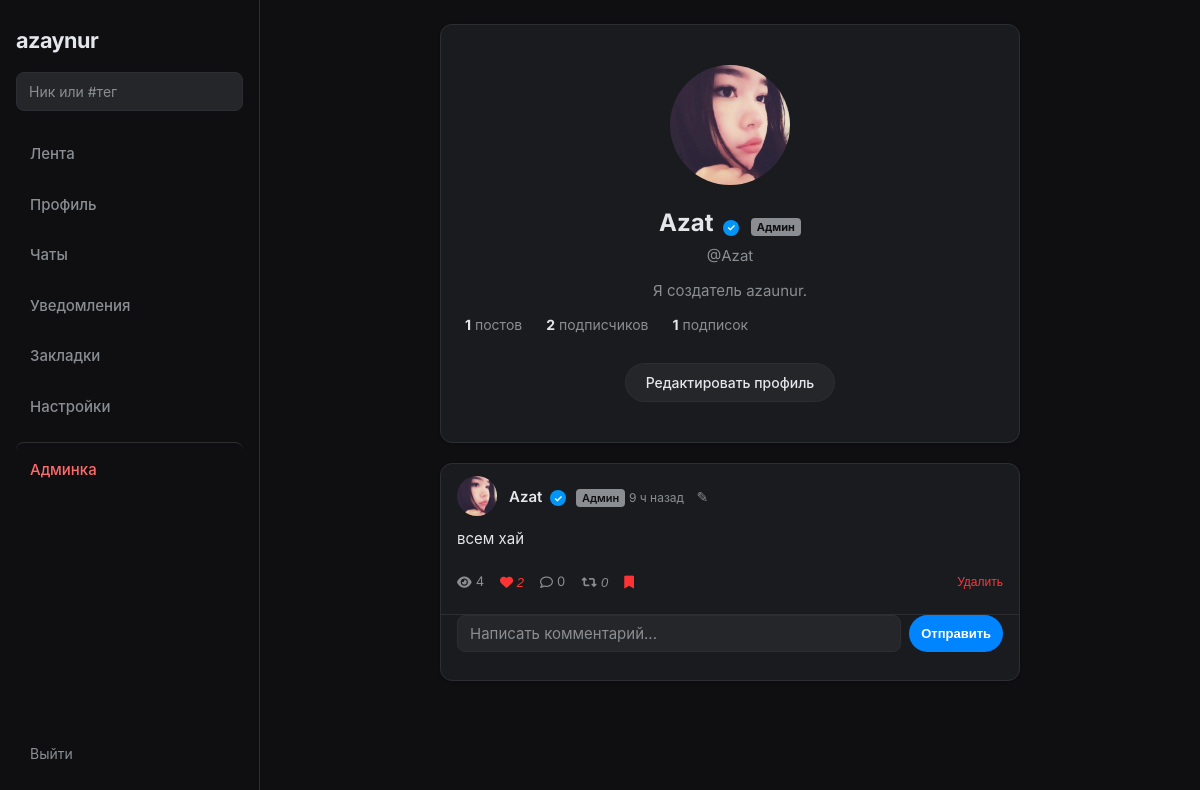
Screenshot of /u/Azat (signed in) with the database file from the repository.
### app.py (models this page shows, shortened)
class User(UserMixin, db.Model):
    id = db.Column(db.Integer, primary_key=True)
    username = db.Column(db.String(80), unique=True, nullable=False)
    email = db.Column(db.String(120), unique=True, nullable=False)
    password = db.Column(db.String(128), nullable=False)
    avatar = db.Column(db.String(200), default='default.jpg')
    bio = db.Column(db.String(500), nullable=True)
    is_verified = db.Column(db.Boolean, default=False)
    verification_type = db.Column(db.String(20), nullable=True)  # gold, vip, exclusive
    custom_status = db.Column(db.String(100), nullable=True)
    is_admin = db.Column(db.Boolean, default=False)
    banned_until = db.Column(db.DateTime, nullable=True)
    def followers_count(self):
        return Follow.query.filter_by(following_id=self.id).count()
    def following_count(self):
        return Follow.query.filter_by(follower_id=self.id).count()
    def posts_count(self):
        return Post.query.filter_by(user_id=self.id).count()

class Post(db.Model):
    id = db.Column(db.Integer, primary_key=True)
    user_id = db.Column(db.Integer, db.ForeignKey('user.id'), nullable=False)
    body = db.Column(db.Text, nullable=False)
    image = db.Column(db.String(200), nullable=True)
    created_at = db.Column(db.DateTime, default=datetime.utcnow)
    edited_at = db.Column(db.DateTime, nullable=True)
    user = db.relationship('User', backref=db.backref('posts', lazy='dynamic'))
    def likes_count(self):
        return PostLike.query.filter_by(post_id=self.id).count()
    def comments_count(self):
        return Comment.query.filter_by(post_id=self.id).count()
    def reposts_count(self):
        return Repost.query.filter_by(post_id=self.id).count()
    def views_count(self):
        return PostView.query.filter_by(post_id=self.id).count()
    def ordered_comments(self):
        return self.comments.order_by(Comment.created_at.asc()).all()

### app.py (the view)
@app.route('/u/<username>')
@login_required
def profile(username):
    user = User.query.filter_by(username=username).first_or_404()
    if is_blocked(current_user.id, user.id):
        flash('Профиль недоступен')
        return redirect(url_for('index'))
    posts = Post.query.filter_by(user_id=user.id).order_by(Post.created_at.desc()).all()
    is_following = Follow.query.filter_by(follower_id=current_user.id, following_id=user.id).first() is not None
    is_blocking = Block.query.filter_by(blocker_id=current_user.id, blocked_id=user.id).first() is not None
    post_ids = [p.id for p in posts]
    liked = {r.post_id for r in PostLike.query.filter(PostLike.post_id.in_(post_ids), PostLike.user_id == current_user.id).all()} if post_ids else set()
    reposted = {r.post_id for r in Repost.query.filter(Repost.post_id.in_(post_ids), Repost.user_id == current_user.id).all()} if post_ids else set()
    saved = {s.post_id for s in SavedPost.query.filter(SavedPost.post_id.in_(post_ids), SavedPost.user_id == current_user.id).all()} if post_ids else set()
    return render_template('profile.html', user=user, posts=posts, is_following=is_following, is_blocking=is_blocking, liked=liked, reposted=reposted, saved=saved)

### app.py (called while the page is built)
@login_manager.user_loader
def load_user(user_id):
    return User.query.get(int(user_id))

def is_blocked(viewer_id, target_id):
    if viewer_id == target_id:
        return False
    return (Block.query.filter_by(blocker_id=viewer_id, blocked_id=target_id).first() is not None or
            Block.query.filter_by(blocker_id=target_id, blocked_id=viewer_id).first() is not None)

def linkify_post(text):
    if not text:
        return Markup('')
    text = escape(text)
    def repl_hashtag(m):
        tag = m.group(1)
        return f'<a href="/tag/{quote(tag)}" class="hashtag">#{tag}</a>'
    text = re.sub(r'#([a-zA-Zа-яА-ЯёЁ0-9_]+)', repl_hashtag, text)
    text = re.sub(r'@([a-zA-Z0-9_]+)', r'<a href="/u/\1" class="mention">@\1</a>', text)
    return Markup(text)

@app.before_request
def check_banned():
    if current_user.is_authenticated and getattr(current_user, 'banned_until', None) and current_user.banned_until and current_user.banned_until > datetime.utcnow():
        from flask_login import logout_user
        logout_user()
        flash('Ваш аккаунт заблокирован. Ожидайте окончания блокировки.')
        return redirect(url_for('login'))

def time_ago(dt):
    if not dt:
        return ''
    delta = datetime.utcnow() - dt
    if delta.days > 365:
        return f'{delta.days // 365} г назад'
    if delta.days > 30:
        return f'{delta.days // 30} мес назад'
    if delta.days > 0:
        return f'{delta.days} дн назад'
    if delta.seconds >= 3600:
        return f'{delta.seconds // 3600} ч назад'
    if delta.seconds >= 60:
        return f'{delta.seconds // 60} мин назад'
    return 'только что'

@app.context_processor
def inject_globals():
    d = {'predefined_statuses': PREDEFINED_STATUSES}
    if current_user.is_authenticated:
        d['notifications_count'] = min(Notification.query.filter_by(user_id=current_user.id, read=False).count(), 99)
    else:
        d['notifications_count'] = 0
    return d

### templates/profile.html (shortened to what this page needs)
{% extends "base.html" %}
{% block content %}
<div class="profile-header feed-card">
    <div class="avatar-container">
        <img src="{{ url_for('static', filename='uploads/avatars/' + user.avatar) }}" alt="{{ user.username }}" onerror="this.src='https://ui-avatars.com/api/?name={{ user.username }}&size=120&background=25262a&color=8a8d91';">
    </div>
    <div class="profile-info">
        <h1>
            {{ user.username }}
            {% if user.is_verified %}
                {% if user.verification_type == 'vip' %}<span class="badge badge-vip"></span>{% endif %}
            {% endif %}
            {% if user.is_admin %}<span class="badge-admin">Админ</span>{% endif %}
        </h1>
        <p class="username">@{{ user.username }}</p>
        {% if user.bio %}<p class="bio">{{ user.bio }}</p>{% endif %}
        <div class="profile-stats">
            <span><strong>{{ user.posts_count() }}</strong> постов</span>
            <a href="{{ url_for('followers', username=user.username) }}" class="profile-stat-link"><span><strong>{{ user.followers_count() }}</strong> подписчиков</span></a>
            <a href="{{ url_for('following', username=user.username) }}" class="profile-stat-link"><span><strong>{{ user.following_count() }}</strong> подписок</span></a>
        </div>
        {% if current_user.id == user.id %}
            <a href="{{ url_for('settings') }}" class="edit-btn">Редактировать профиль</a>
        {% endif %}
    </div>
</div>
<div class="profile-posts">
    {% for post in posts %}
    {% set show_comment_form = True %}
    {% include '_post_card.html' %}
    {% endfor %}
</div>
{% endblock %}

### templates/_post_card.html (shortened to what this page needs)
{% set _saved = saved if saved is defined else [] %}
{% set _liked = liked if liked is defined else [] %}
{% set _reposted = reposted if reposted is defined else [] %}
<article class="feed-card post-card" data-post-id="{{ post.id }}">
    <div class="post-header">
        <a href="{{ url_for('profile', username=post.user.username) }}" class="mini-avatar">
            <img src="{{ url_for('static', filename='uploads/avatars/' + post.user.avatar) }}" alt="" onerror="this.src='https://ui-avatars.com/api/?name={{ post.user.username }}&size=40&background=25262a&color=8a8d91';">
        </a>
        <div class="post-user-info">
            <a href="{{ url_for('profile', username=post.user.username) }}" class="user-name">
                {{ post.user.username }}
                {% if post.user.is_verified %}
                    {% if post.user.verification_type == 'vip' %}<span class="badge badge-vip"></span>{% endif %}
                {% endif %}
                {% if post.user.is_admin %}<span class="badge-admin">Админ</span>{% endif %}
            </a>
            <span class="post-time" title="{{ post.created_at.strftime('%d.%m.%Y %H:%M') if post.created_at else '' }}">{{ post.created_at|time_ago }}{% if post.edited_at %} · ред. {{ post.edited_at|time_ago }}{% endif %}</span>
            {% if current_user.id == post.user_id %}<a href="{{ url_for('edit_post', post_id=post.id) }}" class="btn-edit-post" title="Редактировать">✎</a>{% endif %}
        </div>
    </div>
    <p class="post-text">{{ post.body|linkify }}</p>
    <div class="post-stats">
        <span class="stat-views" title="Просмотры"><i class="fa-solid fa-eye"></i> {{ post.views_count() }}</span>
        <span class="stat-likes"><button type="button" class="btn-stat like-btn {% if post.id in _liked %}active{% endif %}" data-post-id="{{ post.id }}" title="Нравится"><i class="fa-{% if post.id in _liked %}solid{% else %}regular{% endif %} fa-heart"></i> <em class="like-count">{{ post.likes_count() }}</em></button></span>
        <span class="stat-comments"><i class="fa-regular fa-comment"></i> {{ post.comments_count() }}</span>
        <span class="stat-reposts"><button type="button" class="btn-stat repost-btn {% if post.id in _reposted %}active{% endif %}" data-post-id="{{ post.id }}" title="Репост"><i class="fa-solid fa-retweet"></i> <em class="repost-count">{{ post.reposts_count() }}</em></button></span>
        <span class="stat-save"><button type="button" class="btn-stat save-btn {% if post.id in _saved %}active{% endif %}" data-post-id="{{ post.id }}" title="Сохранить"><i class="fa-{% if post.id in _saved %}solid{% else %}regular{% endif %} fa-bookmark"></i></button></span>
        {% if current_user.id == post.user_id or current_user.is_admin %}
        <span class="stat-delete">
            <form method="POST" action="{{ url_for('delete_post', post_id=post.id) }}" class="delete-post-form" onsubmit="return confirm('Удалить пост?');" style="display:inline;">
                <button type="submit" class="btn-stat btn-delete" title="Удалить">Удалить</button>
            </form>
        </span>
        {% endif %}
    </div>
    {% if show_comment_form|default(True) %}
    <div class="post-comments">
        <form class="comment-form" method="POST" action="{{ url_for('post_comment', post_id=post.id) }}">
            <input type="text" name="body" placeholder="Написать комментарий..." required maxlength="500">
            <button type="submit" class="btn-primary btn-sm">Отправить</button>
        </form>
    </div>
    {% endif %}
</article>

### static/css/style.css (style rules this page uses)
:root { --bg-main: #0f0f12; --bg-card: #1a1b1e; --bg-input: #25262a; --border: 1px solid #2d2e33; --text-main: #e4e6eb; --text-dim: #8a8d91; --accent: #0084ff; --accent-hover: #006dd1; --error: #fa383e; --radius: 12px; --radius-sm: 8px; }
* { box-sizing: border-box; margin: 0; padding: 0; }
body { background-color: var(--bg-main); color: var(--text-main); font-family: 'Inter', -apple-system, BlinkMacSystemFont, sans-serif; min-height: 100vh; line-height: 1.5; }
a { color: inherit; text-decoration: none; }
.feed-card { background: var(--bg-card); border: var(--border); border-radius: var(--radius); padding: 16px; margin-bottom: 16px; box-shadow: 0 1px 3px rgba(0, 0, 0, 0.2); }
.mini-avatar { width: 40px; height: 40px; border-radius: 50%; overflow: hidden; flex-shrink: 0; background: var(--bg-input); }
.mini-avatar img { width: 100%; height: 100%; object-fit: cover; }
.btn-primary, .btn-primary-blue { background: var(--accent); color: #fff; border: none; padding: 10px 20px; border-radius: 20px; font-weight: 600; font-size: 14px; cursor: pointer; transition: background 0.2s; }
.post-card { padding: 0; overflow: hidden; }
.post-header { display: flex; align-items: center; padding: 12px 16px; position: relative; }
.post-user-info { flex: 1; margin-left: 12px; min-width: 0; }
.user-name { font-weight: 600; font-size: 15px; color: var(--text-main); }
.post-time { font-size: 12px; color: var(--text-dim); }
.post-text { padding: 0 16px 12px; font-size: 15px; color: var(--text-main); }
.post-stats { display: flex; align-items: center; gap: 16px; padding: 8px 16px 12px; font-size: 13px; color: var(--text-dim); }
.post-stats .stat-views, .post-stats .stat-likes, .post-stats .stat-comments, .post-stats .stat-reposts, .post-stats .stat-save { display: flex; align-items: center; gap: 4px; }
.btn-edit-post { margin-left: 8px; color: var(--text-dim); font-size: 14px; }
.btn-stat { background: none; border: none; color: var(--text-dim); cursor: pointer; padding: 4px 0; font-size: 13px; }
.btn-stat:hover, .btn-stat.active { color: #f33; }
.post-comments { padding: 0 16px 16px; border-top: var(--border); margin-top: 8px; }
.comment-form { display: flex; gap: 8px; margin-bottom: 12px; }
.comment-form input { flex: 1; padding: 8px 12px; }
.btn-sm { padding: 6px 12px; font-size: 13px; }
.badge { display: inline-flex; align-items: center; justify-content: center; margin-left: 4px; }
.badge-vip::after { content: '✓'; background: #0095f6; color: #fff; width: 16px; height: 16px; border-radius: 50%; display: inline-flex; align-items: center; justify-content: center; font-size: 10px; font-weight: bold; }
.profile-header { background: var(--bg-card); border: var(--border); border-radius: var(--radius); padding: 40px 24px; margin-bottom: 20px; text-align: center; }
.avatar-container { width: 120px; height: 120px; border-radius: 50%; overflow: hidden; margin: 0 auto 20px; border: 3px solid var(--border); background: var(--bg-input); }
.avatar-container img { width: 100%; height: 100%; object-fit: cover; }
.profile-info h1 { font-size: 24px; margin-bottom: 4px; color: var(--text-main); }
.profile-info .username { color: var(--text-dim); font-size: 15px; margin-bottom: 12px; }
.profile-info .bio { font-size: 15px; color: var(--text-dim); max-width: 400px; margin: 0 auto; }
.profile-stats { display: flex; gap: 24px; margin: 12px 0; font-size: 14px; color: var(--text-dim); }
.profile-stats strong { color: var(--text-main); }
.profile-stat-link { color: inherit; }
.btn-delete { color: var(--error); font-size: 12px; }
.post-stats .stat-delete { margin-left: auto; }
.badge-admin { font-size: 11px; background: var(--text-dim); color: var(--bg-main); padding: 2px 6px; border-radius: 4px; margin-left: 6px; }
.edit-btn { display: inline-block; margin-top: 16px; padding: 8px 20px; border: var(--border); background: var(--bg-input); color: var(--text-main); border-radius: 20px; font-size: 14px; font-weight: 500; transition: background 0.2s, border-color 0.2s; }
input, textarea { width: 100%; background: var(--bg-input); border: var(--border); padding: 12px 14px; color: var(--text-main); border-radius: var(--radius-sm); font-family: inherit; font-size: 15px; outline: none; transition: border-color 0.2s; }
input::placeholder, textarea::placeholder { color: var(--text-dim); }

### rows the page displays
User: avatar (picture), username "Azat", bio "Я создатель azaunur.", posts_count "1", following_count "1"
Post: avatar (picture), user.username "Azat", created_at "9 ч назад", body|linkify "всем хай", views_count "4", likes_count "2", comments_count "0", reposts_count "0"

### other values shown
{{ user.followers_count() }} "2"
